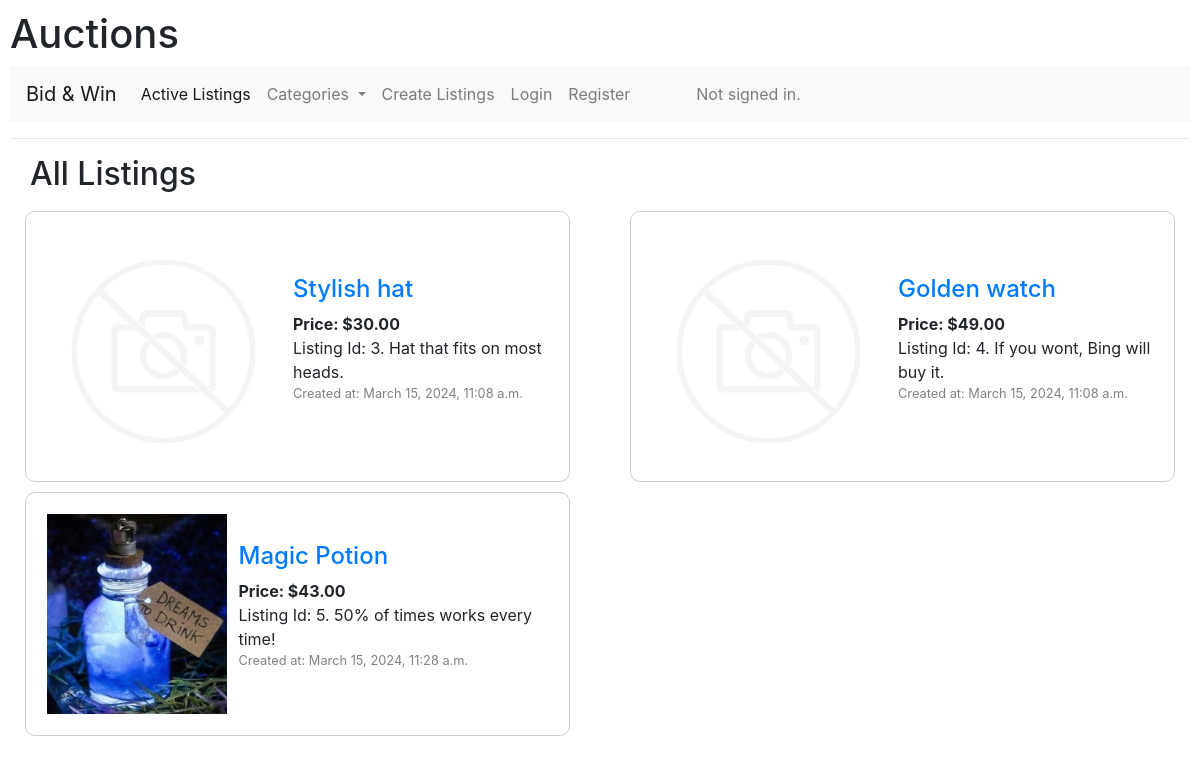
/auctions/listing/all_listing/, run on the app's committed database.
### auctions/models.py (models this page shows, shortened)
class Listing(models.Model):
    user = models.ForeignKey(User, on_delete=models.CASCADE)
    title = models.TextField(max_length=64)
    text = models.TextField(max_length=512)
    start_bid = models.DecimalField(max_digits=10, decimal_places=2, validators=[MinValueValidator(0)])
    image = models.ImageField(upload_to='listing_images/', default='no_image.jpg', validators=[validate_image_size], blank=True, null=True)
    created_at = models.DateTimeField(auto_now_add=True)
    updated_at = models.DateTimeField(auto_now=True)
    current_highest_bid = models.DecimalField(max_digits=10, decimal_places=2, default=0)
    is_active = models.BooleanField(default=True)
    winner = models.ForeignKey(User, on_delete=models.SET_NULL, null=True, blank=True, related_name='won_listings')
    category = models.ForeignKey(Category, on_delete=models.CASCADE)

### auctions/views.py (the view)
# urls.py: path('auctions/listing/all_listing/', views.all_listing, name='all_listing'),
def all_listing(request):
    listings = Listing.objects.all()
    return render(request, 'auctions/listing/all_listing.html', {'listings': listings})

### auctions/templates/auctions/listing/all_listing.html (shortened to what this page needs)
{% extends "auctions/layout.html" %}
{% block body %}
    <h2 style="padding-left: 20px; padding-bottom: 10px;">All Listings</h2>
        {% for item in listings %}
        {% if forloop.counter0|divisibleby:2 %}
            <div class="row">
        {% endif %}
        <div class="col-md-6" style="padding-bottom: 10px; padding-right: 10px; padding-left: 10px;">
            <div class="listing_container">
                <table>
                    <td>
                        {% if item.image %}
                            <a href="/auctions/listing/{{ item.id }}"><img src="{{ item.image.url }}" style="width: 200px; height: 200px;" alt="Listing Image" class="img-fluid"></a><br>
                        {% else %}
                            <img src="/media/listing_images/no_image.jpg" alt="Default Image">
                        {% endif %}
                    </td>
                    <td class="table_margin" style="padding-left: 10px;">
                        {% if item.is_active %}
                        <h4><a href="/auctions/listing/{{ item.id }}">{{ item.title }}</a></h4>
                        {% else %}
                        <h4><a href="/auctions/listing/{{ item.id }}">{{ item.title }}</a> - [Closed]</h4>
                        {% endif %}
                        <b>Price: ${{ item.start_bid }}</b></br>
                        Listing Id: {{ item.id }}. {{ item.text }}<br>
                        <p class="created_at">Created at: {{ item.created_at }}</p>
                    </td>
                </table>
            </div>
        </div>
        <br>
        {% if forloop.counter|divisibleby:2 or forloop.last %}
            </div>
        {% endif %}
        {% endfor %}
{% endblock %}

### auctions/static/auctions/styles.css (style rules this page uses)
body { padding: 10px; }
.listing_container { border: 1px solid #ccc; border-radius: 10px; padding: 20px; margin-left: 20px; margin-right: 20px; }
.created_at { font-size: 0.8em; color: grey; }

### data on the page
Listing: title "Stylish hat", start_bid "30.00", id "3", text "Hat that fits on most heads.", created_at "March 15, 2024, 11:08 a.m."
Listing: title "Golden watch", start_bid "49.00", id "4", text "If you wont, Bing will buy it.", created_at "March 15, 2024, 11:08 a.m."
Listing: image (picture), title "Magic Potion", start_bid "43.00", id "5", text "50% of times works every time!", created_at "March 15, 2024, 11:28 a.m."
